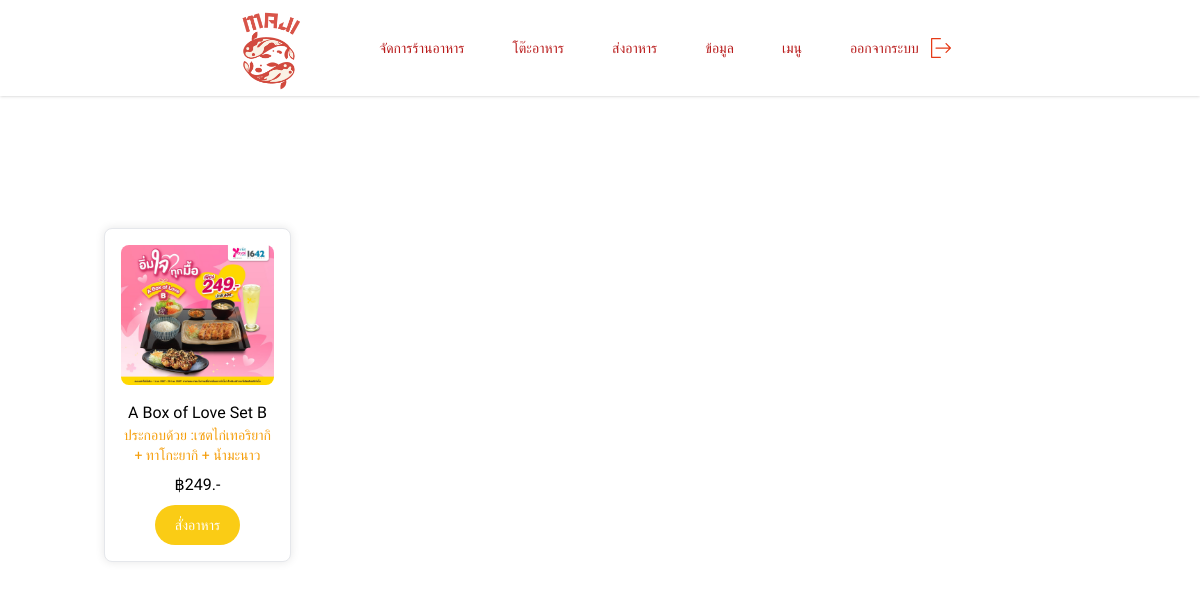
The app's page /employee/employee_menu/menuPage.php with its own data.
### tables this page shows
CREATE TABLE "menu" (
	"menuId"	INTEGER,
	"menuName"	TEXT NOT NULL,
	"menuImage"	TEXT NOT NULL,
	"menuPrice"	INTEGER NOT NULL,
	"menuDescription"	TEXT NOT NULL,
	"menuTypeId"	INTEGER NOT NULL, menuTime INTEGER,
	PRIMARY KEY("menuId" AUTOINCREMENT)
);

### employee/employee_menu/menuPage.php (the view, shortened to what this page needs)
<!DOCTYPE html>
<html lang="en">
<head>
    <script src="https://cdn.tailwindcss.com"></script>
    <link href="https://cdnjs.cloudflare.com/ajax/libs/flowbite/2.3.0/flowbite.min.css" rel="stylesheet" />
</head>
<body class="bg-white">
    <div id="mainnavbar" class='text-nowrap'></div>
    <div class="flex justify-cente ">
        <div id="navbar" class="flex text-nowrap p-6 z-50 overflow-x-auto ml-[10%] mr-[10%]  "></div>
    </div>
    <div class="grid w-full h-screen sm:grid-cols-1 md:grid-cols-1 lg:grid-cols-4">
        <div class="md:col-span-3 sm:col-span-4 items-center justify-center">
        <?php
        if (isset($_GET['menuTypeId'])) {
            $menuTypeId = $_GET['menuTypeId'];
        } else {
            $menuTypeId = 6;
        }
         $db = new MyDB();
         $sql = "SELECT * FROM menu WHERE menuTypeID = $menuTypeId;";
         $result = $db->query($sql);
         echo '<form method="get" class="grid place-content-center mr-[8%] ml-[8%] sm:grid-cols-2 md:grid-cols-3 lg:grid-cols-3 gap-1 mt-[5%]"> ';
         if ($result->numColumns() > 0) {
             while ($row = $result->fetchArray(SQLITE3_ASSOC)) {
                 $menuId = $row['menuId'];
                 $menuImage = $row['menuImage'];
                 $menuName = $row['menuName'];
                 $menuDescription = $row['menuDescription'];
                 $menuPrice = $row['menuPrice'];
                 echo '<div class="menu-item w-[75%] h-70 content-center text-pretty mt-[3%] bg-white border border-gray-200 rounded-lg">
                         <img class="h-30 object-cover mb-2" src="' . $menuImage . '" alt="' . $menuName . '">
                         <p class="text-black text-pretty">' . $menuName . '</p>
                         <p class="text-amber-500 text-sm text-pretty">' . $menuDescription . '</p>
                         <p class="text-black mt-2">' . '฿' . $menuPrice . '.-</p>
                         <button type="submit" onclick="addBasket(' . $menuId . ',\'' . $menuName . '\')" name="order_menu" class="mt-2 text-white bg-yellow-400 hover:bg-yellow-500 focus:outline-none focus:ring-4 focus:ring-yellow-900 font-medium rounded-full text-sm px-5 py-2.5 text-center">
                             สั่งอาหาร
                         </button>
                     </div>';
             }
         } else {
             echo "0 results";
         }
         echo "</form>";
        ?>
        </div>
        <div class="w-full flex flex-wrap justify-center mb-2 p-10">
        </div>
    </div>
</body>
</html>

### employee/employee_menu/menuPage.php (style rules this page uses)
body { font-family: Prompt, sans-serif; font-weight: 300; font-style: normal; }
.menu-item { width: 20%; margin: 2rem; padding: 1rem; background-color: #ffffff; border-radius: 8px; box-shadow: 0 0 10px rgba(0, 0, 0, 0.1); text-align: center; align-items: center; transition: transform 0.3s ease-in-out; }
.menu-item img { width: 100%; border-radius: 8px; margin-bottom: 1rem; }

### records on screen
menu: menuImage (picture), menuName "A Box of Love Set B", menuDescription "ประกอบด้วย :เซตไก่เทอริยากิ + ทาโกะยากิ + น้ำมะนาว", menuPrice "249"
